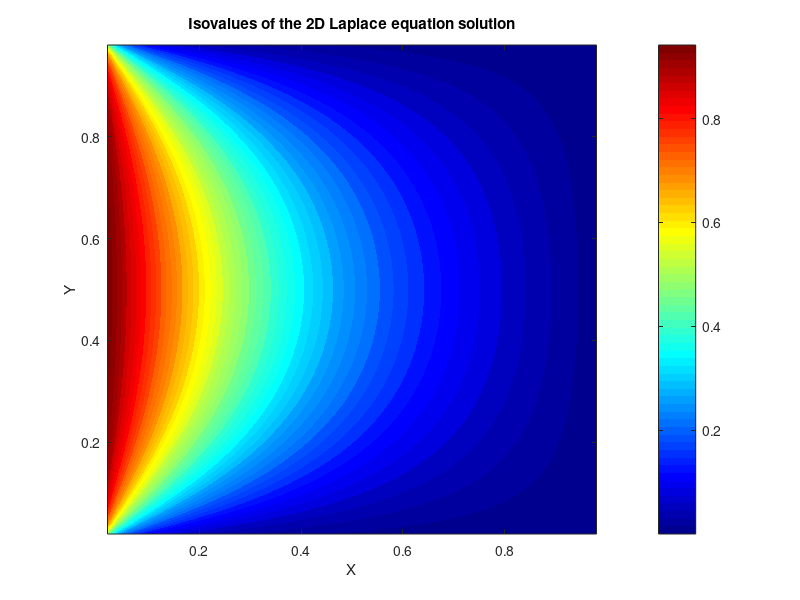

Recreate this plot in MATLAB.
function [] = lap2fd()
%Solving 2D Laplace Equation on rectangular domain using finite-differences
% TODO : IMPLEMENT functions on BC (flat, ramp, sine)
clear;
Lx = [0 1]; %Dimensions of the rectangular domain in x-direction
Ly = [0 1]; %Dimensions of the rectangular domain in y-direction
hx = 1/51; %Size of the discretization step in x-direction
hy = 1/51; %Size of the discretization step in y-direction
nx = floor((Lx(2)-Lx(1))/hx)-1; %Number of discretization points of the domain in x-direction
ny = floor((Ly(2)-Ly(1))/hy)-1; %Number of discretization points of the domain in y-direction
cx = 1.0/hx^2;
cy = 1.0/hy^2;

% The unknown would be gathered in a vector, varying along x first and y
% second e.g. for a 3x3 system Uxy = {u11 u21 u31 u12 u22 u32 u13
% u23 u33}

%Dirichlet boundary conditions
BCx0 = 1.0;% x = 0
BCx1 = 0.0;% x = Lx
BCy0 = 0.0;% y = 0
BCy1 = 0.0;% y = Lx

%Explicit Boundqry Condition: all boundary values are set and not
%considered as unknowns of the problem
%Assembly of the stiffness matrix
D = diag((-2*cx -2*cy)*ones(nx,1)) + diag(1*cx*ones(nx-1,1),1) + diag(1*cx*ones(nx-1,1),-1); % Diagonal block submatrix
E = diag(1*cy*ones(nx,1)); % Extradiagonal block submatrix
K = diag_block(D,ny,0) + diag_block(E,ny-1,1) + diag_block(E,ny-1,-1); % Global Stiffness matrix K

%Second member from counray conditions
b = zeros(nx*ny,1);%Second member, accounts for boundary conditions explicitly (no Lagrange Multipliers)
for j=1:ny
    for i=1:nx
        index = i + (j-1)*nx;
        if(i == 1) %Node (i-1,j) on boundary x=0
            b(index,1) = b(index,1) -1*cx*BCx0;
        elseif(i==nx) %Node (i+1,j) on boundary x=1
            b(index,1) = b(index,1) -1*cx*BCx1;
        end
        
        if(j == 1) %Node (i,j-1) on boundary y=0
            b(index,1) = b(index,1) -1*cy*BCy0;
        elseif(j==ny) %Node (i,j+1) on boundary y=1
            b(index,1) = b(index,1) -1*cy*BCy1;
        end        
    end
end

%Resolution of the linear problem
u = linsolve(K,b);

u_grid = vec2mat(u,nx); % x/y-direction = first (row)/second (column) dimension
figure;
contourf(hx:hx:nx*hx,hy:hy:ny*hy,u_grid,50,'LineColor','none');
colormap(jet);
colorbar;
title('Isovalues of the 2D Laplace equation solution');
xlabel('X');
ylabel('Y');
axis equal;
end

function B = diag_block(A,n,diag)
% Works similarly as the diag function but for block matricx entries instead of
% vectors
% A : m x m block matrix to be replicated in the diagonal
% n : number of blocks desired
% diag : integer, index of the diagonal to be used. 0 for main diagonal, +/- i for ith upper/lower diagonal
% B : resulting matrix assembled by block of A matrix, its size is N*N with
% N = m * [n + abs(diag)]
m = size(A,1);
B = zeros(m * (n + abs(diag)));
for t = 1:n
    i_block = t + abs(min(diag,0));% row index of block matrix
    j_block = t + abs(max(diag,0));% column index of block matrix
    B(1+(i_block-1)*m:i_block*m,1+(j_block-1)*m:j_block*m) = A;
end
end